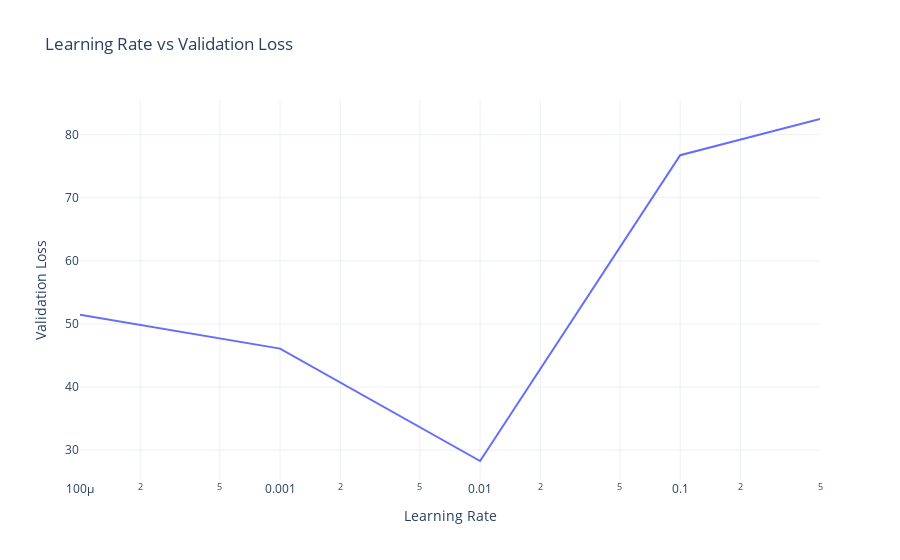

Notebook code cell kept with this figure:
### Code cell
fig = px.line(
    results_lr,
    x="learning_rate",
    y="validation_loss",
    title="Learning Rate vs Validation Loss",
    labels={"learning_rate": "Learning Rate", "validation_loss": "Validation Loss"},
    log_x=True,  # Escala logarítmica para mejor visualización
    template="plotly_white"
)
fig.show()

### Figure 1 — Plotly figure (JSON) as saved in the notebook; plotly's stock layout.template omitted (floating-point values rounded to 4 significant figures)
{"data": [{"hovertemplate": "Learning Rate=%{x}<br>Validation Loss=%{y}<extra></extra>", "legendgroup": "", "line": {"color": "#636efa", "dash": "solid"}, "marker": {"symbol": "circle"}, "mode": "lines", "name": "", "orientation": "v", "showlegend": false, "type": "scatter", "x": [0.0001, 0.001, 0.01, 0.1, 0.5], "xaxis": "x", "y": [51.45, 46.09, 28.26, 76.76, 82.5], "yaxis": "y"}], "layout": {"legend": {"tracegroupgap": 0}, "title": {"text": "Learning Rate vs Validation Loss"}, "xaxis": {"anchor": "y", "domain": [0, 1], "title": {"text": "Learning Rate"}, "type": "log"}, "yaxis": {"anchor": "x", "domain": [0, 1], "title": {"text": "Validation Loss"}}}}
